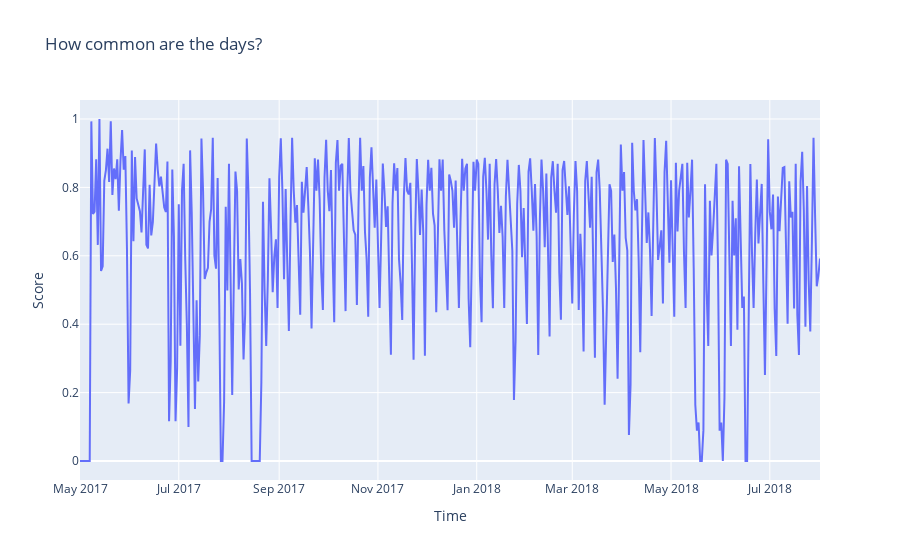

The code cell stored with this chart in its notebook:
### Code cell
import plotly.express as px
import plotly.graph_objects as go

fig = px.line(df_plot, x="Time", y="Score", title='How common are the days?')
fig.show()

### Figure 1 — Plotly figure (JSON) as saved in the notebook; plotly's stock layout.template omitted (floating-point values rounded to 4 significant figures; data arrays with more than 128 entries replaced by an {"elided": "..."} marker saying what was removed)
{"data": [{"hovertemplate": "Time=%{x}<br>Score=%{y}<extra></extra>", "legendgroup": "", "line": {"color": "#636efa", "dash": "solid"}, "marker": {"symbol": "circle"}, "mode": "lines", "name": "", "orientation": "v", "showlegend": false, "type": "scatter", "x": {"elided": "458 str values"}, "xaxis": "x", "y": {"elided": "458 float values"}, "yaxis": "y"}], "layout": {"legend": {"tracegroupgap": 0}, "title": {"text": "How common are the days?"}, "xaxis": {"anchor": "y", "domain": [0, 1], "title": {"text": "Time"}}, "yaxis": {"anchor": "x", "domain": [0, 1], "title": {"text": "Score"}}}}
